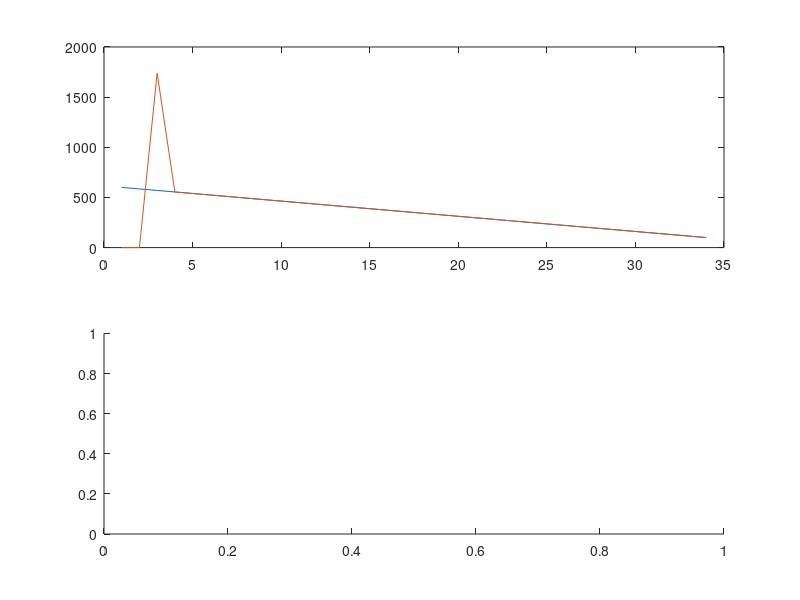

MATLAB code to generate this figure: (Note: this script raises an error after producing the figure.)

clear,clc;

N = 34;
stim_IOIs = linspace(600,100,N);

alpha =0.4;
beta =0.1;
m =0.5;
gamma =0.4;

stim = [0 cumsum(stim_IOIs)];

t_pred = zeros(1,N);

for n = 3:N

%         fit = polyfit(n-2:n,diff(stim(n-3:n)),1);     
%         IOI_pred(n+1) = fit(2) + fit(1) * (n+1);
%         IOI_track(n+1) = t(n) - t(n-1);
%         t_pred(n+1) = stim_times(n)+ IOI_pred(n+1);
%         t_pred(n+1) = t(n) + (m * IOI_pred(n+1) + (1-m) * IOI_track(n+1)) + TK2(n);
        
% basic version
        fit = polyfit(n-2:n,stim_IOIs(n-2:n),1);     
        IOI_pred(n+1) = fit(2) + fit(1) * (n+1)
        t_pred(n+1) = stim(n)+ IOI_pred(n+1)

end 

figure;
subplot(2,1,1)
plot(diff(stim)), hold on; plot(diff(t_pred)), hold off;
subplot(2,1,2)
EK_dotplot(stim); hold on; EK_dotplot(t_pred); legend('stimuli', 'ADAM predicted'); hold off;